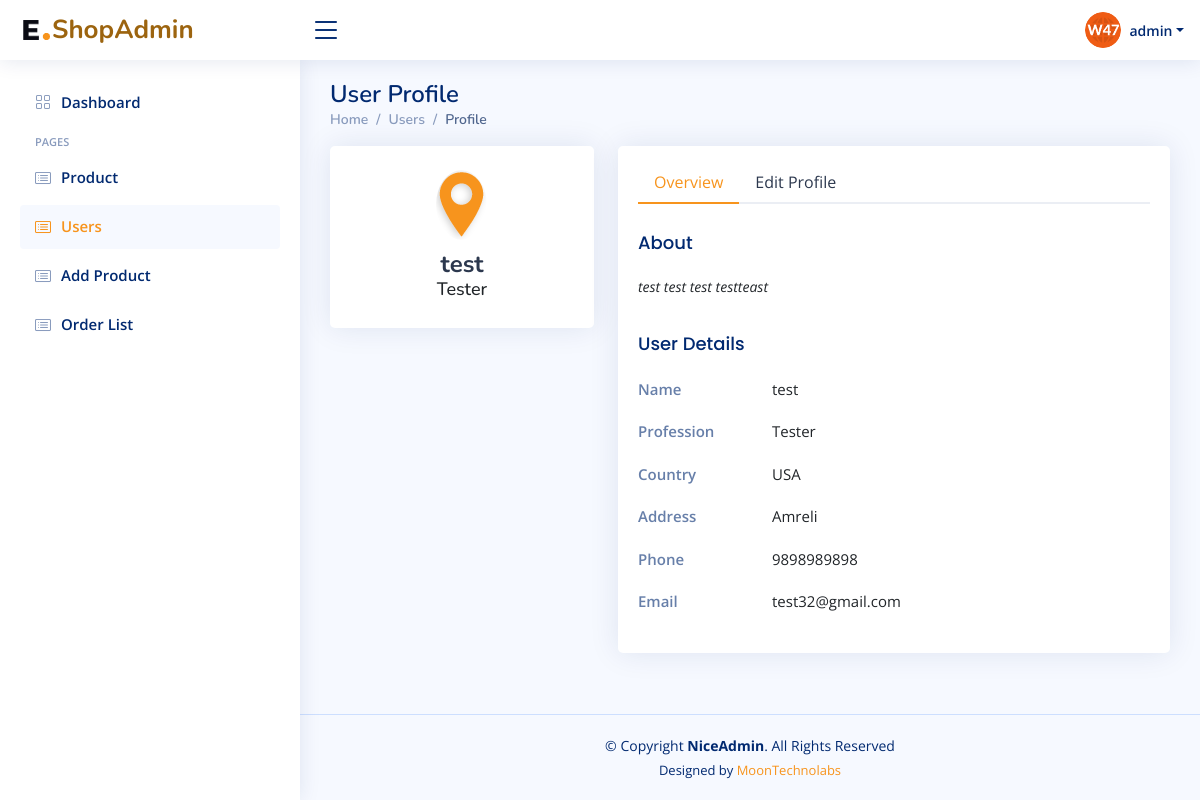
/users/7/ (signed in), run on the app's committed database.
### app/models.py (models this page shows, shortened)
class CustomUser(AbstractUser):
    name = models.CharField(max_length=100)
    email = models.EmailField(unique=True)

class UserProfile(models.Model):
    user = models.OneToOneField(settings.AUTH_USER_MODEL, on_delete=models.CASCADE)
    profile_pic = models.ImageField(upload_to='profile_pic/', default = 'profile_pic/userprofile.jpg')
    about = models.TextField(blank=True)
    job_title = models.CharField(max_length=200, blank=True)
    country = models.CharField(max_length=100, blank=True)
    address = models.CharField(max_length=200, blank=True)
    mobile_number = models.CharField(max_length=20, blank=True)

### app/views.py (the view)
# urls.py: path('users/<int:pk>/',views.UserDetailview.as_view(), name='user-profile'),
class UserDetailview(DetailView):
    print("@@@@@@@@@@@@@")
    model = UserProfile
    template_name = 'user_profile.html'
    context_object_name = 'user'

### app/templatetags/custom_tags.py (called while the page is built)
@register.filter
def starts_with(value, arg):
    return value.startswith(arg)

### templates/user_profile.html (shortened to what this page needs)
{% extends 'base.html' %}
{% load static %}
{% block content %}
<div class="pagetitle">
    <h1>User Profile</h1>
    <nav>
      <ol class="breadcrumb">
        <li class="breadcrumb-item"><a href="{% url 'home' %}">Home</a></li>
        <li class="breadcrumb-item">Users</li>
        <li class="breadcrumb-item active">Profile</li>
      </ol>
    </nav>
  </div>
  <section class="section profile">
    <div class="row">
      <div class="col-xl-4">
        <div class="card">
          <div class="card-body profile-card pt-4 d-flex flex-column align-items-center">
            <img src="{{ user.profile_pic.url }}" alt="Profile" class="rounded-circle">
            <h2>{{ user.user.username }}</h2>
            <h3>{{ user.job_title }}</h3>
          </div>
        </div>
      </div>
      <div class="col-xl-8">
        <div class="card">
          <div class="card-body pt-3">
            <ul class="nav nav-tabs nav-tabs-bordered">
              <li class="nav-item">
                <button class="nav-link active" data-bs-toggle="tab" data-bs-target="#profile-overview">Overview</button>
              </li>
              <li class="nav-item">
                  <button class="nav-link" data-bs-toggle="tab" data-bs-target="#profile-edit">Edit Profile</button>
                </li>
            </ul>
            <div class="tab-content pt-2">
              <div class="tab-pane fade show active profile-overview" id="profile-overview">
                <h5 class="card-title">About</h5>
                <p class="small fst-italic">{% if user.about %} {{ user.about}} {% else %} - {% endif %} </p>
                <h5 class="card-title">User Details</h5>
                <div class="row">
                  <div class="col-lg-3 col-md-4 label ">Name</div>
                  <div class="col-lg-9 col-md-8">{% if user.user.username %} {{ user.user.username }} {% else %} - {% endif %}</div>
                </div>
                <div class="row">
                  <div class="col-lg-3 col-md-4 label">Profession</div>
                  <div class="col-lg-9 col-md-8">        {% if user.job_title %}
                    {{ user.job_title }}
                {% else %}
                    -
                {% endif %}
        </div>
                </div>
                <div class="row">
                  <div class="col-lg-3 col-md-4 label">Country</div>
                  <div class="col-lg-9 col-md-8">{% if user.country %} {{ user.country}}  {% else %} - {% endif %}</div>
                </div>
                <div class="row">
                  <div class="col-lg-3 col-md-4 label">Address</div>
                  <div class="col-lg-9 col-md-8">{% if user.address %}{{ user.address}}  {% else %} - {% endif %}</div>
                </div>
                <div class="row">
                  <div class="col-lg-3 col-md-4 label">Phone</div>
                  <div class="col-lg-9 col-md-8"> {% if user.mobile_number %} {{ user.mobile_number}}  {% else %} - {% endif %}</div>
                </div>
                <div class="row">
                  <div class="col-lg-3 col-md-4 label">Email</div>
                  <div class="col-lg-9 col-md-8">{{ user.user.email }}</div>
                </div>
              </div>
            </div>
          </div>
        </div>
      </div>
    </div>
  </section>
{% endblock %}

### templates/base.html (shortened to what this page needs)
<!DOCTYPE html>
<html lang="en">
  <head>
    {% load static %}
    {% load custom_tags %}
    <link href="{% static 'assets/vendor/bootstrap/css/bootstrap.min.css' %}" rel="stylesheet">
    <link href="{% static 'assets/vendor/bootstrap-icons/bootstrap-icons.css' %}" rel="stylesheet">
    <link href="{% static 'assets/vendor/boxicons/css/boxicons.min.css' %}" rel="stylesheet">
    <link href="{% static 'assets/vendor/quill/quill.snow.css' %}" rel="stylesheet">
    <link href="{% static 'assets/vendor/quill/quill.bubble.css' %}" rel="stylesheet">
    <link href="{% static 'assets/vendor/remixicon/remixicon.css' %}" rel="stylesheet">
    <link href="{% static 'assets/vendor/simple-datatables/style.css' %}" rel="stylesheet">
    <link rel="stylesheet" type="text/css" href="{% static 'assets/css/style.css' %}">
</head>
<body>
  <header id="header" class="header fixed-top d-flex align-items-center">
    <div class="d-flex align-items-center justify-content-between">
      <a href="{% url 'home' %}" class="logo d-flex align-items-center">
        <img src="{% static '/assets/img/favicon1.png' %}" alt="">
        <span class="d-none d-lg-block">ShopAdmin</span>
      </a>
      <i class="bi bi-list toggle-sidebar-btn"></i>
    </div>
    <nav class="header-nav ms-auto">
      <ul class="d-flex align-items-center">
           <li class="nav-item dropdown pe-3">
          <a class="nav-link nav-profile d-flex align-items-center pe-0" href="#" data-bs-toggle="dropdown">
            <img src="{{ request.user.userprofile.profile_pic.url }}" alt="Profile" class="rounded-circle">
            <span class="d-none d-md-block dropdown-toggle ps-2">{{ request.user.username }}</span>
          </a>
        </li>
      </ul>
    </nav>
  </header>
     {% if request.user.is_superuser %}
  <aside id="sidebar" class="sidebar">
    <ul class="sidebar-nav" id="sidebar-nav">
      <li class="nav-item">
        <a class="nav-link {% if request.path == '/' %}{% else %} collapsed{% endif %}" href="{% url 'home' %}">
          <i class="bi bi-grid"></i>
          <span>Dashboard</span>
        </a>
      </li>
      <li class="nav-heading">Pages</li>
      <li class="nav-item">
        <a class="nav-link{% if request.path|starts_with:'/products/' %}{% else %} collapsed{% endif %}" href="{% url 'product-list' %}">
            <i class="bi bi-card-list"></i>
            <span>Product </span>
        </a>
    </li>
      <li class="nav-item">
        <a class="nav-link{% if request.path|starts_with:'/users/' %}{% else %} collapsed{% endif %}" href="{% url 'user' %}">
          <i class="bi bi-card-list"></i>
          <span>Users</span>
        </a>
      </li>
      <li class="nav-item">
        <a class="nav-link {% if request.path|starts_with:'/add_product/' %}{% else %} collapsed{% endif %}" href="{% url 'add_product' %}">
          <i class="bi bi-card-list"></i>
          <span>Add Product</span>
        </a>
      </li>
      <li class="nav-item">
        <a class="nav-link {% if request.path|starts_with:'/orders/' %}{% else %} collapsed{% endif %}" href="{% url 'admin-order-list' %}">
          <i class="bi bi-card-list"></i>
          <span>Order List</span>
        </a>
      </li>
    </ul>
  </aside>
 {% endif %}
  <main id="main" class="main">
            {% block content %}{% endblock %}
  </main>
  <footer id="footer" class="footer">
    <div class="copyright">
      &copy; Copyright <strong><span>NiceAdmin</span></strong>. All Rights Reserved
    </div>
    <div class="credits">
      Designed by <a href="https://www.moontechnolabs.com/">MoonTechnolabs</a>
    </div>
  </footer>
</body>
</html>

### static/assets/css/style.css (style rules this page uses)
:root { scroll-behavior: smooth; }
body { font-family: "Open Sans", sans-serif; background: #f6f9ff; color: #444444; }
a { color: #F7941D; text-decoration: none; }
h1, h2, h3, h4, h5, h6 { font-family: "Nunito", sans-serif; }
#main { margin-top: 60px; padding: 20px 30px; transition: all 0.3s; }
.pagetitle { margin-bottom: 10px; }
.pagetitle h1 { font-size: 24px; margin-bottom: 0; font-weight: 600; color: #012970; }
.card { margin-bottom: 30px; border: none; border-radius: 5px; box-shadow: 0px 0 30px rgba(1, 41, 112, 0.1); }
.card-title { padding: 20px 0 15px 0; font-size: 18px; font-weight: 500; color: #012970; font-family: "Poppins", sans-serif; }
.card-body { padding: 0 20px 20px 20px; }
.breadcrumb { font-size: 14px; font-family: "Nunito", sans-serif; color: #899bbd; font-weight: 600; }
.breadcrumb a { color: #899bbd; transition: 0.3s; }
.breadcrumb .breadcrumb-item::before { color: #899bbd; }
.breadcrumb .active { color: #51678f; font-weight: 600; }
.nav-tabs-bordered { border-bottom: 2px solid #ebeef4; }
.nav-tabs-bordered .nav-link { margin-bottom: -2px; border: none; color: #2c384e; }
.nav-tabs-bordered .nav-link.active { background-color: #fff; color: #F7941D; border-bottom: 2px solid #F7941D; }
.logo { line-height: 1; }
@media (min-width: 1200px) { .logo { width: 280px; } }
.logo img { max-height: 35px; }
.logo span { font-size: 26px; font-weight: 700; color: #9c640f; font-family: "Nunito", sans-serif; }
.header { transition: all 0.5s; z-index: 997; height: 60px; box-shadow: 0px 2px 20px rgba(1, 41, 112, 0.1); background-color: #fff; padding-left: 20px; }
.header .toggle-sidebar-btn { font-size: 32px; padding-left: 10px; cursor: pointer; color: #012970; }
.header-nav ul { list-style: none; }
.header-nav>ul { margin: 0; padding: 0; }
.header-nav .nav-profile { color: #012970; }
.header-nav .nav-profile img { max-height: 36px; }
.header-nav .nav-profile span { font-size: 14px; font-weight: 600; }
.sidebar { position: fixed; top: 60px; left: 0; bottom: 0; width: 300px; z-index: 996; transition: all 0.3s; padding: 20px; overflow-y: auto; scrollbar-width: thin; scrollbar-color: #aab7cf transparent; box-shadow: 0px 0px 20px rgba(1, 41, 112, 0.1); background-color: #fff; }
@media (min-width: 1200px) { #main, #footer { margin-left: 300px; } }
.sidebar-nav { padding: 0; margin: 0; list-style: none; }
.sidebar-nav li { padding: 0; margin: 0; list-style: none; }
.sidebar-nav .nav-item { margin-bottom: 5px; }
.sidebar-nav .nav-heading { font-size: 11px; text-transform: uppercase; color: #899bbd; font-weight: 600; margin: 10px 0 5px 15px; }
.sidebar-nav .nav-link { display: flex; align-items: center; font-size: 15px; font-weight: 600; color: #F7941D; transition: 0.3; background: #f6f9ff; padding: 10px 15px; border-radius: 4px; }
.sidebar-nav .nav-link i { font-size: 16px; margin-right: 10px; color: #F7941D; }
.sidebar-nav .nav-link.collapsed { color: #012970; background: #fff; }
.sidebar-nav .nav-link.collapsed i { color: #899bbd; }
.profile .profile-card img { max-width: 120px; }
.profile .profile-card h2 { font-size: 24px; font-weight: 700; color: #2c384e; margin: 10px 0 0 0; }
.profile .profile-card h3 { font-size: 18px; }
.profile .profile-overview .row { margin-bottom: 20px; font-size: 15px; }
.profile .profile-overview .card-title { color: #012970; }
.profile .profile-overview .label { font-weight: 600; color: rgba(1, 41, 112, 0.6); }
body, html { height: 100%; margin: 0; padding: 0; }
body { display: flex; flex-direction: column; }
#footer { padding: 20px 0; font-size: 14px; border-top: 1px solid #cddfff; text-align: center; transition: all 0.3s; margin-top: auto; }
#footer .copyright, #footer .credits { color: #012970; }
#footer .credits { padding-top: 5px; font-size: 13px; }

### data on the page
CustomUser: user.userprofile.profile_pic (picture), user.username "admin"
UserProfile: profile_pic (picture), user.username "test", job_title "Tester", about "test test test testteast", country "USA", address "Amreli", mobile_number "9898989898", user.email "test32@gmail.com"
